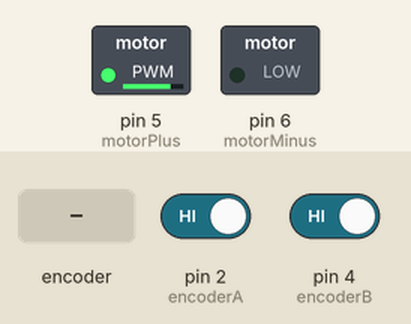
Recording of a sketch running on a simulated Arduino Uno, built with avr-gcc and run on an emulated ATmega328P. Parts: switched loads named in the sketch (green lamp = pin HIGH). Inputs (shaded band) come from the test bench; at power-on: pin 2 (encoderA) HIGH, pin 4 (encoderB) HIGH. What the sketch prints to the serial monitor is not drawn.

Above: at 1.2 s.
1.3 s: rotary encoder on pin 2 (encoderA) / pin 4 (encoderB) turned 1 step (first pin leading)
Timing chart, 0 to 4.3 s (numbered marks = the images above; inputs shaded):
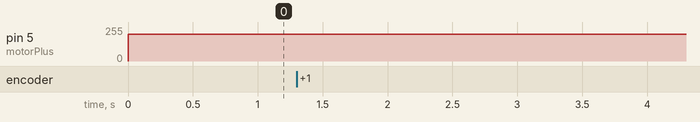

The sketch:

MotorRotate.ino
```cpp
/*
 * one cycle rotation
 * suakii@gmail.com
 */

int pulses;
int pulsesChanged;
int encoderA = 2;//아두이노2번핀 -- 모터의 3번핀 Encoder A Phase
int encoderB = 4;//아두이노4번핀 --- 모터의 4번핀 Encoder B Phase
int motorPlus = 5;//아두이노5번핀 -- 모터 드라이버의 A-1A
int motorMinus = 6;//아두이노 6번핀 --모터 드라이버의 A-1B

int total =2100;//모터가 1회전 하기 위한 펄스 수
int motorSpeed = 200;//모터 구동 pwm value
void setup() {
  pinMode(encoderA, INPUT_PULLUP);//인코더 값을 읽기 위하여 내부 풀업 저항 사용
  pinMode(encoderB, INPUT_PULLUP);

  /*
   0번은 아두이노에서는 디지털2번핀에 부여된 인터럽트 기능을 말하는 것임
   여기에서의 인터럽트는 소프트웨어적이 아닌 하드웨어 인터럽트를 감지하는 것이며
   마치 윈도우의 callback 함수처럼 2번핀에 신호의 CHANGE가 발생하였을 때(즉 엔코더가 회전하면서 rising, falling)
   특정함 수를 연결하는 것임 여기서는 A_CHANGE
  */
  attachInterrupt(0, A_CHANGE, CHANGE);//
   //attachInterrupt(digitalPinToInterrupt(interruptPin), A_CHANGE, CHANGE);//함수로 핀을 지정해도 됨.

  analogWrite(motorPlus, 0);//초기 모터 정지
  analogWrite(motorMinus, 0);

  Serial.begin(115200);//시리얼로 값을 보내기 위한 작업

}
void loop() {

  if (pulses == total)
    analogWrite(motorPlus, 0);//모터 정지
  else {
    if (pulses > total)
      analogWrite(motorPlus, 0);//모터 정지
    else if (pulses < total)
      analogWrite(motorPlus, motorSpeed);//모터 구동
  }
  if (pulsesChanged != 0) {//펄스 값의 변화가 발생했다면 이 값을 전송

	Serial.print(pulses);
    Serial.print("\n");
    pulsesChanged = 0;
  }
}
void A_CHANGE() {
  if ( digitalRead(encoderB) == 0 ) {
    if ( digitalRead(encoderA) == 0 ) {
      // A fall, B is low
      pulses--; // Moving forward
    } else {
      // A rise, B is high
      pulses++; // Moving reverse
    }
  } else {
    if ( digitalRead(encoderA) == 0 ) {
      pulses++; // Moving reverse
    } else {
      // A rise, B is low
      pulses--; // Moving forward
    }
  }
  pulsesChanged = 1;
}
```

Measured:
- after the input at 1.3 s, every drawn part: stays the same
